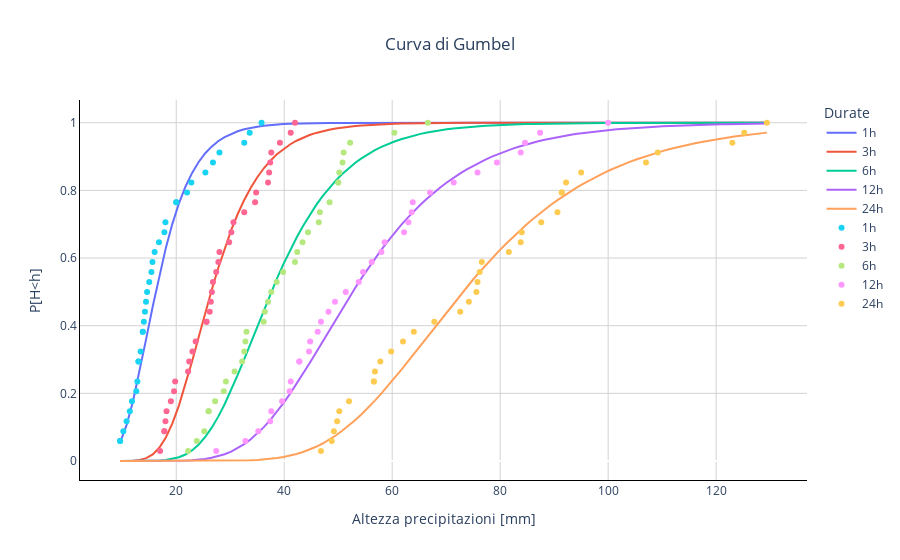

Notebook code cell kept with this figure:
### Code cell
from statsmodels.distributions.empirical_distribution import ECDF
import numpy as np

gb_mv = pd.DataFrame([gumbel(t_rain, ab_mv, '1h'),
                 gumbel(t_rain, ab_mv, '3h'),
                 gumbel(t_rain, ab_mv, '6h'),
                 gumbel(t_rain, ab_mv, '12h'),
                 gumbel(t_rain, ab_mv, '24h')]).T
gb_mv.index = t_rain
gb_mv.columns = ['1h', '3h', '6h', '12h', '24h']

gb = gb_mv
create_gumbel_plot(data)
